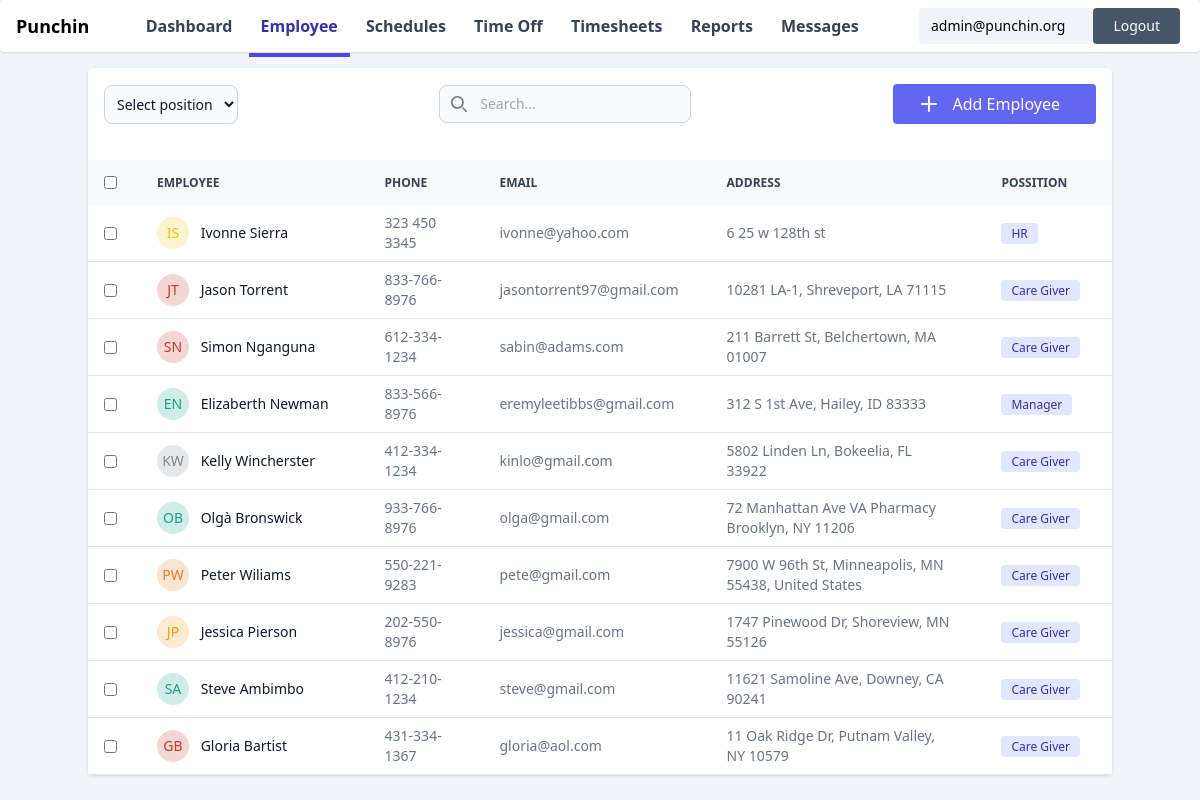
The page /dashboard/employees/ (signed in) on the database its author committed.
### core/models.py (models this page shows, shortened)
class Employee(models.Model):
    user = models.OneToOneField(User, on_delete=models.CASCADE, related_name='employee')
    organization = models.ForeignKey('Organization', on_delete=models.CASCADE, related_name='employees')
    avatar = models.ImageField(upload_to='employees/avatars/', blank=True, null=True)
    phone_number = models.CharField(max_length=50, blank=True)
    address = models.CharField(blank=True, max_length=255)
    primary_color = models.CharField(blank=True, max_length=25)
    secondary_color = models.CharField(blank=True, max_length=25)
    position = models.ForeignKey(Position, on_delete=models.CASCADE)
    hourly_rate = models.DecimalField(max_digits=10, decimal_places=2, default=15.00)
    overtime_hourly_rate = models.DecimalField(max_digits=10, decimal_places=2, default=22.50)
    is_active = models.BooleanField(default=True)

class Position(models.Model):
    name = models.CharField(max_length=100)
    description = models.TextField( null=True, blank=True)
    organization = models.ForeignKey(Organization, on_delete=models.CASCADE, related_name='positions')
    def __str__(self):
        return self.name

### core/views.py (the view)
# urls.py: path('dashboard/employees/', views.employees_list_view, name='employees'),
@login_required
@get_organization
def employees_list_view(request, organization):
    employees = organization.employees.all()
    return render(request, 'dashboard/employees.html', {'organization': organization,'nav_items': nav_items,'employees': employees})

### core/templatetags/custom_filters.py (called while the page is built)
@register.filter
def get_initials(value):
    words = value.split()
    initials = [words[0][0].upper()]
    if len(words) > 1:
        initials.append(words[-1][0].upper())
    return ''.join(initials)

### core/views.py (called while the page is built)
def get_organization(view_func):
    @wraps(view_func)
    def wrapper(request, *args, **kwargs):
        user = request.user
        try:
            organization = user.admin_of
            kwargs['organization'] = organization
        except Organization.DoesNotExist:
            return redirect('punch_in_out')
        return view_func(request, *args, **kwargs)
    return wrapper

### core/templates/dashboard/employees.html (shortened to what this page needs)
{% extends './main.html' %}
{% load custom_filters %}
{% block body %}
<div class="container rounded bg-white mt-4 shadow min-h-96">
    <div class="header mb-5 text-center p-4 flex justify-between items-center">
        <div>
            <select id="small" class="block w-full p-2 text-sm text-gray-900 border border-gray-300 rounded-lg bg-gray-50 focus:ring-blue-500 focus:border-blue-500">
              <option selected>Select position</option>
            </select>
        </div>
        <div class="relative">
            <div class="absolute inset-y-0 start-0 flex items-center ps-3 pointer-events-none">
            </div>
            <input type="text" id="search-navbar" class="block w-full p-2 ps-10 text-sm text-gray-900 border border-gray-300 rounded-lg bg-gray-50 focus:ring-blue-500 focus:border-blue-500" placeholder="Search...">
          </div>
        <button href="#addEmployeeModal" class="bg-indigo-500 text-white hover:indigo-900 px-6 py-2 rounded flex justify-between" id="openModal" onclick="openModal('employeeModal')"><span data-feather="plus" ></span> <span class="mx-3">Add Employee</span></button>
    </div>
    <div class="body">
<div class="relative overflow-x-auto">
    <table class="w-full text-sm text-left rtl:text-right text-gray-500">
        <thead class="text-xs text-gray-700 uppercase bg-gray-50">
            <tr>
                <th scope="col" class="p-4">
                    <div class="flex items-center">
                        <input id="checkbox-all-search" type="checkbox" class="text-blue-600 bg-gray-100 border-gray-300 rounded focus:ring-blue-500">
                    </div>
                </th>
                <th scope="col" class="px-6 py-3">
                    Employee
                </th>
                <th scope="col" class="px-6 py-3">
                    Phone
                </th>
                <th scope="col" class="px-6 py-3">
                    Email
                </th>
                <th scope="col" class="px-6 py-3">
                    Address
                </th>
                <th scope="col" class="px-6 py-3">
                    Possition
                </th>
            </tr>
        </thead>
        <tbody>
            {% for employee in employees %}
            <tr class="bg-white border-b text-sm ">
                <td class="w-4 p-4">
                    <div class="flex items-center">
                        <input id="checkbox-table-search-1" type="checkbox" class=" text-blue-600 bg-gray-100 border-gray-300 rounded focus:ring-blue-500">
                    </div>
                </td>
                <td scope="row" class="px-6 py-2 font-medium text-gray-900 whitespace-nowrap">
                    <div class="relative inline-flex items-center justify-center w-8 h-8 overflow-hidden bg-gray-100 rounded-full" style="background-color:{{employee.primary_color}}">
                        <span class="font-medium text-gray-600 " style='color:{{employee.secondary_color}}'> {{employee.user.get_full_name | get_initials}}
                        </span>
                    </div>
                    <span class="p-2">{{employee.user.get_full_name}}</span>
                </td>
                <td class="px-6 py-2">
                    {{employee.phone_number}}
                </td>
                <td class="px-6 py-2">
                    {{employee.user.email}}
                </td>
                <td class="px-6 py-2">
                    {{employee.address}}
                </td>
                <td class="px-6 py-2">
                    <span class="bg-indigo-100 text-indigo-800 text-xs font-medium me-2 px-2.5 py-0.5 rounded whitespace-nowrap">    {{employee.position}}</span>
                </td>
            </tr>
            {% endfor %}
        </tbody>
    </table>
</div>
    </div>
</div>
</div>
<br>
{% endblock %}

### core/templates/dashboard/main.html (shortened to what this page needs)
{% extends 'base.html' %}
{% block content %}
<div class="w-full">
    <div id="navbar" class="rounded flex justify-between items-center p-1 bg-white shadow w-full px-4">
        <div class="logo">
            <a href="/">
                <h1 class="font-bold text-lg">Punchin</h1>
            </a>
        </div>
        <div id="menu-items">
                {% for nav_item in nav_items %}
                    <a href="/dashboard/{{nav_item.link}}"  class="py-4 px-3 text-gray-700 nav_link hover:text-salte-800 hover:border-slate-600 font-semibold hover:border-b-4">{{ nav_item.name }}</a>
                {% endfor %}
        </div>
        <div class="form-inline p-1 rounded">
            <form action="{% url 'logout' %}" method="post" class="flex items-center bg-slate-100 rounded">
                <span class="mr-4 text-sm px-3">{{ request.user.email }}</span>
                <button type="submit" class="p-2 bg-slate-600 text-white rounded hover:bg-red-600 px-5 text-sm">Logout</button>
            </form>
        </div>
    </div>
    <div class="flex w-full justify-center">
        {% block body %}{% endblock %}
    </div>
{% endblock content %}

### rows shown on the page
Employee: user.get_full_name|get_initials "IS", user.get_full_name "Ivonne Sierra", phone_number "323 450 3345", user.email "ivonne@yahoo.com", address "6 25 w 128th st", position "HR"
Employee: user.get_full_name|get_initials "JT", user.get_full_name "Jason Torrent", phone_number "833-766-8976", user.email "jasontorrent97@gmail.com", address "10281 LA-1, Shreveport, LA 71115", position "Care Giver"
Employee: user.get_full_name|get_initials "SN", user.get_full_name "Simon Nganguna", phone_number "612-334-1234", user.email "sabin@adams.com", address "211 Barrett St, Belchertown, MA 01007", position "Care Giver"
Employee: user.get_full_name|get_initials "EN", user.get_full_name "Elizaberth Newman", phone_number "833-566-8976", user.email "eremyleetibbs@gmail.com", address "312 S 1st Ave, Hailey, ID 83333", position "Manager"
Employee: user.get_full_name|get_initials "KW", user.get_full_name "Kelly Wincherster", phone_number "412-334-1234", user.email "kinlo@gmail.com", address "5802 Linden Ln, Bokeelia, FL 33922", position "Care Giver"
Employee: user.get_full_name|get_initials "OB", user.get_full_name "Olgà Bronswick", phone_number "933-766-8976", user.email "olga@gmail.com", address "72 Manhattan Ave VA Pharmacy Brooklyn, NY 11206", position "Care Giver"
Employee: user.get_full_name|get_initials "PW", user.get_full_name "Peter Wiliams", phone_number "550-221-9283", user.email "pete@gmail.com", address "7900 W 96th St, Minneapolis, MN 55438, United States", position "Care Giver"
Employee: user.get_full_name|get_initials "JP", user.get_full_name "Jessica Pierson", phone_number "202-550-8976", user.email "jessica@gmail.com", address "1747 Pinewood Dr, Shoreview, MN 55126", position "Care Giver"
Employee: user.get_full_name|get_initials "SA", user.get_full_name "Steve Ambimbo", phone_number "412-210-1234", user.email "steve@gmail.com", address "11621 Samoline Ave, Downey, CA 90241", position "Care Giver"
Employee: user.get_full_name|get_initials "GB", user.get_full_name "Gloria Bartist", phone_number "431-334-1367", user.email "gloria@aol.com", address "11 Oak Ridge Dr, Putnam Valley, NY 10579", position "Care Giver"

### other values the page prints
{{ nav_item.name }} "Dashboard" "Employee" "Schedules" "Time Off" "Timesheets" "Reports" "Messages"
{{ request.user.email }} "admin@punchin.org"
